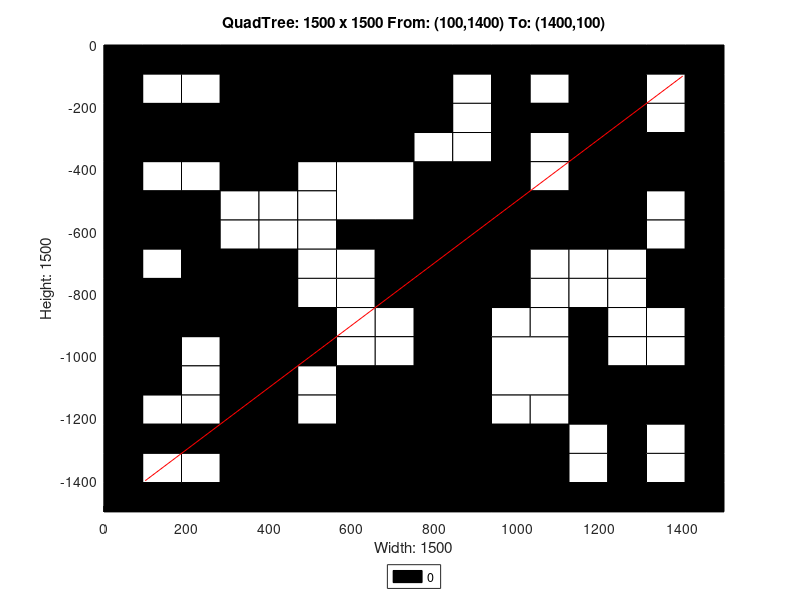

This chart was generated by the following MATLAB code:
axis([0 1500 -1500 0]);
title('QuadTree: 1500 x 1500 From: (100,1400) To: (1400,100)');
xlabel('Width: 1500');
ylabel('Height: 1500');
rectangle('Position',[375 -375 375 375], 'FaceColor',[0 0 0]);
rectangle('Position',[0 -375 187.5 187.5], 'FaceColor',[0 0 0]);
rectangle('Position',[187.5 -375 187.5 187.5], 'FaceColor',[0 0 0]);
rectangle('Position',[562.5 -562.5 187.5 187.5], 'FaceColor',[1 1 1]);
rectangle('Position',[1125 -187.5 187.5 187.5], 'FaceColor',[0 0 0]);
rectangle('Position',[1125 -375 187.5 187.5], 'FaceColor',[0 0 0]);
rectangle('Position',[750 -562.5 187.5 187.5], 'FaceColor',[0 0 0]);
rectangle('Position',[750 -750 187.5 187.5], 'FaceColor',[0 0 0]);
rectangle('Position',[1125 -562.5 187.5 187.5], 'FaceColor',[0 0 0]);
rectangle('Position',[0 -937.5 187.5 187.5], 'FaceColor',[0 0 0]);
rectangle('Position',[187.5 -937.5 187.5 187.5], 'FaceColor',[0 0 0]);
rectangle('Position',[0 -1125 187.5 187.5], 'FaceColor',[0 0 0]);
rectangle('Position',[562.5 -1312.5 187.5 187.5], 'FaceColor',[0 0 0]);
rectangle('Position',[375 -1500 187.5 187.5], 'FaceColor',[0 0 0]);
rectangle('Position',[562.5 -1500 187.5 187.5], 'FaceColor',[0 0 0]);
rectangle('Position',[750 -937.5 187.5 187.5], 'FaceColor',[0 0 0]);
rectangle('Position',[750 -1125 187.5 187.5], 'FaceColor',[0 0 0]);
rectangle('Position',[937.5 -1125 187.5 187.5], 'FaceColor',[1 1 1]);
rectangle('Position',[750 -1312.5 187.5 187.5], 'FaceColor',[0 0 0]);
rectangle('Position',[750 -1500 187.5 187.5], 'FaceColor',[0 0 0]);
rectangle('Position',[937.5 -1500 187.5 187.5], 'FaceColor',[0 0 0]);
rectangle('Position',[0 -93.75 93.75 93.75], 'FaceColor',[0 0 0]);
rectangle('Position',[93.75 -93.75 93.75 93.75], 'FaceColor',[0 0 0]);
rectangle('Position',[0 -187.5 93.75 93.75], 'FaceColor',[0 0 0]);
rectangle('Position',[93.75 -187.5 93.75 93.75], 'FaceColor',[1 1 1]);
rectangle('Position',[187.5 -93.75 93.75 93.75], 'FaceColor',[0 0 0]);
rectangle('Position',[281.25 -93.75 93.75 93.75], 'FaceColor',[0 0 0]);
rectangle('Position',[187.5 -187.5 93.75 93.75], 'FaceColor',[1 1 1]);
rectangle('Position',[281.25 -187.5 93.75 93.75], 'FaceColor',[0 0 0]);
rectangle('Position',[0 -468.75 93.75 93.75], 'FaceColor',[0 0 0]);
rectangle('Position',[93.75 -468.75 93.75 93.75], 'FaceColor',[1 1 1]);
rectangle('Position',[0 -562.5 93.75 93.75], 'FaceColor',[0 0 0]);
rectangle('Position',[93.75 -562.5 93.75 93.75], 'FaceColor',[0 0 0]);
rectangle('Position',[187.5 -468.75 93.75 93.75], 'FaceColor',[1 1 1]);
rectangle('Position',[281.25 -468.75 93.75 93.75], 'FaceColor',[0 0 0]);
rectangle('Position',[187.5 -562.5 93.75 93.75], 'FaceColor',[0 0 0]);
rectangle('Position',[281.25 -562.5 93.75 93.75], 'FaceColor',[1 1 1]);
rectangle('Position',[0 -656.25 93.75 93.75], 'FaceColor',[0 0 0]);
rectangle('Position',[93.75 -656.25 93.75 93.75], 'FaceColor',[0 0 0]);
rectangle('Position',[0 -750 93.75 93.75], 'FaceColor',[0 0 0]);
rectangle('Position',[93.75 -750 93.75 93.75], 'FaceColor',[1 1 1]);
rectangle('Position',[187.5 -656.25 93.75 93.75], 'FaceColor',[0 0 0]);
rectangle('Position',[281.25 -656.25 93.75 93.75], 'FaceColor',[1 1 1]);
rectangle('Position',[187.5 -750 93.75 93.75], 'FaceColor',[0 0 0]);
rectangle('Position',[281.25 -750 93.75 93.75], 'FaceColor',[0 0 0]);
rectangle('Position',[375 -468.75 93.75 93.75], 'FaceColor',[0 0 0]);
rectangle('Position',[468.75 -468.75 93.75 93.75], 'FaceColor',[1 1 1]);
rectangle('Position',[375 -562.5 93.75 93.75], 'FaceColor',[1 1 1]);
rectangle('Position',[468.75 -562.5 93.75 93.75], 'FaceColor',[1 1 1]);
rectangle('Position',[375 -656.25 93.75 93.75], 'FaceColor',[1 1 1]);
rectangle('Position',[468.75 -656.25 93.75 93.75], 'FaceColor',[1 1 1]);
rectangle('Position',[375 -750 93.75 93.75], 'FaceColor',[0 0 0]);
rectangle('Position',[468.75 -750 93.75 93.75], 'FaceColor',[1 1 1]);
rectangle('Position',[562.5 -656.25 93.75 93.75], 'FaceColor',[0 0 0]);
rectangle('Position',[656.25 -656.25 93.75 93.75], 'FaceColor',[0 0 0]);
rectangle('Position',[562.5 -750 93.75 93.75], 'FaceColor',[1 1 1]);
rectangle('Position',[656.25 -750 93.75 93.75], 'FaceColor',[0 0 0]);
rectangle('Position',[750 -93.75 93.75 93.75], 'FaceColor',[0 0 0]);
rectangle('Position',[843.75 -93.75 93.75 93.75], 'FaceColor',[0 0 0]);
rectangle('Position',[750 -187.5 93.75 93.75], 'FaceColor',[0 0 0]);
rectangle('Position',[843.75 -187.5 93.75 93.75], 'FaceColor',[1 1 1]);
rectangle('Position',[937.5 -93.75 93.75 93.75], 'FaceColor',[0 0 0]);
rectangle('Position',[1031.25 -93.75 93.75 93.75], 'FaceColor',[0 0 0]);
rectangle('Position',[937.5 -187.5 93.75 93.75], 'FaceColor',[0 0 0]);
rectangle('Position',[1031.25 -187.5 93.75 93.75], 'FaceColor',[1 1 1]);
rectangle('Position',[750 -281.25 93.75 93.75], 'FaceColor',[0 0 0]);
rectangle('Position',[843.75 -281.25 93.75 93.75], 'FaceColor',[1 1 1]);
rectangle('Position',[750 -375 93.75 93.75], 'FaceColor',[1 1 1]);
rectangle('Position',[843.75 -375 93.75 93.75], 'FaceColor',[1 1 1]);
rectangle('Position',[937.5 -281.25 93.75 93.75], 'FaceColor',[0 0 0]);
rectangle('Position',[1031.25 -281.25 93.75 93.75], 'FaceColor',[0 0 0]);
rectangle('Position',[937.5 -375 93.75 93.75], 'FaceColor',[0 0 0]);
rectangle('Position',[1031.25 -375 93.75 93.75], 'FaceColor',[1 1 1]);
rectangle('Position',[1312.5 -93.75 93.75 93.75], 'FaceColor',[0 0 0]);
rectangle('Position',[1406.25 -93.75 93.75 93.75], 'FaceColor',[0 0 0]);
rectangle('Position',[1312.5 -187.5 93.75 93.75], 'FaceColor',[1 1 1]);
rectangle('Position',[1406.25 -187.5 93.75 93.75], 'FaceColor',[0 0 0]);
rectangle('Position',[1312.5 -281.25 93.75 93.75], 'FaceColor',[1 1 1]);
rectangle('Position',[1406.25 -281.25 93.75 93.75], 'FaceColor',[0 0 0]);
rectangle('Position',[1312.5 -375 93.75 93.75], 'FaceColor',[0 0 0]);
rectangle('Position',[1406.25 -375 93.75 93.75], 'FaceColor',[0 0 0]);
rectangle('Position',[937.5 -468.75 93.75 93.75], 'FaceColor',[0 0 0]);
rectangle('Position',[1031.25 -468.75 93.75 93.75], 'FaceColor',[1 1 1]);
rectangle('Position',[937.5 -562.5 93.75 93.75], 'FaceColor',[0 0 0]);
rectangle('Position',[1031.25 -562.5 93.75 93.75], 'FaceColor',[0 0 0]);
rectangle('Position',[937.5 -656.25 93.75 93.75], 'FaceColor',[0 0 0]);
rectangle('Position',[1031.25 -656.25 93.75 93.75], 'FaceColor',[0 0 0]);
rectangle('Position',[937.5 -750 93.75 93.75], 'FaceColor',[0 0 0]);
rectangle('Position',[1031.25 -750 93.75 93.75], 'FaceColor',[1 1 1]);
rectangle('Position',[1312.5 -468.75 93.75 93.75], 'FaceColor',[0 0 0]);
rectangle('Position',[1406.25 -468.75 93.75 93.75], 'FaceColor',[0 0 0]);
rectangle('Position',[1312.5 -562.5 93.75 93.75], 'FaceColor',[1 1 1]);
rectangle('Position',[1406.25 -562.5 93.75 93.75], 'FaceColor',[0 0 0]);
rectangle('Position',[1125 -656.25 93.75 93.75], 'FaceColor',[0 0 0]);
rectangle('Position',[1218.75 -656.25 93.75 93.75], 'FaceColor',[0 0 0]);
rectangle('Position',[1125 -750 93.75 93.75], 'FaceColor',[1 1 1]);
rectangle('Position',[1218.75 -750 93.75 93.75], 'FaceColor',[1 1 1]);
rectangle('Position',[1312.5 -656.25 93.75 93.75], 'FaceColor',[1 1 1]);
rectangle('Position',[1406.25 -656.25 93.75 93.75], 'FaceColor',[0 0 0]);
rectangle('Position',[1312.5 -750 93.75 93.75], 'FaceColor',[0 0 0]);
rectangle('Position',[1406.25 -750 93.75 93.75], 'FaceColor',[0 0 0]);
rectangle('Position',[187.5 -1031.25 93.75 93.75], 'FaceColor',[1 1 1]);
rectangle('Position',[281.25 -1031.25 93.75 93.75], 'FaceColor',[0 0 0]);
rectangle('Position',[187.5 -1125 93.75 93.75], 'FaceColor',[1 1 1]);
rectangle('Position',[281.25 -1125 93.75 93.75], 'FaceColor',[0 0 0]);
rectangle('Position',[375 -843.75 93.75 93.75], 'FaceColor',[0 0 0]);
rectangle('Position',[468.75 -843.75 93.75 93.75], 'FaceColor',[1 1 1]);
rectangle('Position',[375 -937.5 93.75 93.75], 'FaceColor',[0 0 0]);
rectangle('Position',[468.75 -937.5 93.75 93.75], 'FaceColor',[0 0 0]);
rectangle('Position',[562.5 -843.75 93.75 93.75], 'FaceColor',[1 1 1]);
rectangle('Position',[656.25 -843.75 93.75 93.75], 'FaceColor',[0 0 0]);
rectangle('Position',[562.5 -937.5 93.75 93.75], 'FaceColor',[1 1 1]);
rectangle('Position',[656.25 -937.5 93.75 93.75], 'FaceColor',[1 1 1]);
rectangle('Position',[375 -1031.25 93.75 93.75], 'FaceColor',[0 0 0]);
rectangle('Position',[468.75 -1031.25 93.75 93.75], 'FaceColor',[0 0 0]);
rectangle('Position',[375 -1125 93.75 93.75], 'FaceColor',[0 0 0]);
rectangle('Position',[468.75 -1125 93.75 93.75], 'FaceColor',[1 1 1]);
rectangle('Position',[562.5 -1031.25 93.75 93.75], 'FaceColor',[1 1 1]);
rectangle('Position',[656.25 -1031.25 93.75 93.75], 'FaceColor',[1 1 1]);
rectangle('Position',[562.5 -1125 93.75 93.75], 'FaceColor',[0 0 0]);
rectangle('Position',[656.25 -1125 93.75 93.75], 'FaceColor',[0 0 0]);
rectangle('Position',[0 -1218.75 93.75 93.75], 'FaceColor',[0 0 0]);
rectangle('Position',[93.75 -1218.75 93.75 93.75], 'FaceColor',[1 1 1]);
rectangle('Position',[0 -1312.5 93.75 93.75], 'FaceColor',[0 0 0]);
rectangle('Position',[93.75 -1312.5 93.75 93.75], 'FaceColor',[0 0 0]);
rectangle('Position',[187.5 -1218.75 93.75 93.75], 'FaceColor',[1 1 1]);
rectangle('Position',[281.25 -1218.75 93.75 93.75], 'FaceColor',[0 0 0]);
rectangle('Position',[187.5 -1312.5 93.75 93.75], 'FaceColor',[0 0 0]);
rectangle('Position',[281.25 -1312.5 93.75 93.75], 'FaceColor',[0 0 0]);
rectangle('Position',[0 -1406.25 93.75 93.75], 'FaceColor',[0 0 0]);
rectangle('Position',[93.75 -1406.25 93.75 93.75], 'FaceColor',[1 1 1]);
rectangle('Position',[0 -1500 93.75 93.75], 'FaceColor',[0 0 0]);
rectangle('Position',[93.75 -1500 93.75 93.75], 'FaceColor',[0 0 0]);
rectangle('Position',[187.5 -1406.25 93.75 93.75], 'FaceColor',[1 1 1]);
rectangle('Position',[281.25 -1406.25 93.75 93.75], 'FaceColor',[0 0 0]);
rectangle('Position',[187.5 -1500 93.75 93.75], 'FaceColor',[0 0 0]);
rectangle('Position',[281.25 -1500 93.75 93.75], 'FaceColor',[0 0 0]);
rectangle('Position',[375 -1218.75 93.75 93.75], 'FaceColor',[0 0 0]);
rectangle('Position',[468.75 -1218.75 93.75 93.75], 'FaceColor',[1 1 1]);
rectangle('Position',[375 -1312.5 93.75 93.75], 'FaceColor',[0 0 0]);
rectangle('Position',[468.75 -1312.5 93.75 93.75], 'FaceColor',[0 0 0]);
rectangle('Position',[937.5 -843.75 93.75 93.75], 'FaceColor',[0 0 0]);
rectangle('Position',[1031.25 -843.75 93.75 93.75], 'FaceColor',[1 1 1]);
rectangle('Position',[937.5 -937.5 93.75 93.75], 'FaceColor',[1 1 1]);
rectangle('Position',[1031.25 -937.5 93.75 93.75], 'FaceColor',[1 1 1]);
rectangle('Position',[1125 -843.75 93.75 93.75], 'FaceColor',[1 1 1]);
rectangle('Position',[1218.75 -843.75 93.75 93.75], 'FaceColor',[1 1 1]);
rectangle('Position',[1125 -937.5 93.75 93.75], 'FaceColor',[0 0 0]);
rectangle('Position',[1218.75 -937.5 93.75 93.75], 'FaceColor',[1 1 1]);
rectangle('Position',[1312.5 -843.75 93.75 93.75], 'FaceColor',[0 0 0]);
rectangle('Position',[1406.25 -843.75 93.75 93.75], 'FaceColor',[0 0 0]);
rectangle('Position',[1312.5 -937.5 93.75 93.75], 'FaceColor',[1 1 1]);
rectangle('Position',[1406.25 -937.5 93.75 93.75], 'FaceColor',[0 0 0]);
rectangle('Position',[1125 -1031.25 93.75 93.75], 'FaceColor',[0 0 0]);
rectangle('Position',[1218.75 -1031.25 93.75 93.75], 'FaceColor',[1 1 1]);
rectangle('Position',[1125 -1125 93.75 93.75], 'FaceColor',[0 0 0]);
rectangle('Position',[1218.75 -1125 93.75 93.75], 'FaceColor',[0 0 0]);
rectangle('Position',[1312.5 -1031.25 93.75 93.75], 'FaceColor',[1 1 1]);
rectangle('Position',[1406.25 -1031.25 93.75 93.75], 'FaceColor',[0 0 0]);
rectangle('Position',[1312.5 -1125 93.75 93.75], 'FaceColor',[0 0 0]);
rectangle('Position',[1406.25 -1125 93.75 93.75], 'FaceColor',[0 0 0]);
rectangle('Position',[937.5 -1218.75 93.75 93.75], 'FaceColor',[1 1 1]);
rectangle('Position',[1031.25 -1218.75 93.75 93.75], 'FaceColor',[1 1 1]);
rectangle('Position',[937.5 -1312.5 93.75 93.75], 'FaceColor',[0 0 0]);
rectangle('Position',[1031.25 -1312.5 93.75 93.75], 'FaceColor',[0 0 0]);
rectangle('Position',[1125 -1218.75 93.75 93.75], 'FaceColor',[0 0 0]);
rectangle('Position',[1218.75 -1218.75 93.75 93.75], 'FaceColor',[0 0 0]);
rectangle('Position',[1125 -1312.5 93.75 93.75], 'FaceColor',[1 1 1]);
rectangle('Position',[1218.75 -1312.5 93.75 93.75], 'FaceColor',[0 0 0]);
rectangle('Position',[1312.5 -1218.75 93.75 93.75], 'FaceColor',[0 0 0]);
rectangle('Position',[1406.25 -1218.75 93.75 93.75], 'FaceColor',[0 0 0]);
rectangle('Position',[1312.5 -1312.5 93.75 93.75], 'FaceColor',[1 1 1]);
rectangle('Position',[1406.25 -1312.5 93.75 93.75], 'FaceColor',[0 0 0]);
rectangle('Position',[1125 -1406.25 93.75 93.75], 'FaceColor',[1 1 1]);
rectangle('Position',[1218.75 -1406.25 93.75 93.75], 'FaceColor',[0 0 0]);
rectangle('Position',[1125 -1500 93.75 93.75], 'FaceColor',[0 0 0]);
rectangle('Position',[1218.75 -1500 93.75 93.75], 'FaceColor',[0 0 0]);
rectangle('Position',[1312.5 -1406.25 93.75 93.75], 'FaceColor',[1 1 1]);
rectangle('Position',[1406.25 -1406.25 93.75 93.75], 'FaceColor',[0 0 0]);
rectangle('Position',[1312.5 -1500 93.75 93.75], 'FaceColor',[0 0 0]);
rectangle('Position',[1406.25 -1500 93.75 93.75], 'FaceColor',[0 0 0]);
X=[1400,100];
Y=[-100,-1400];
hold on;
plot(X,Y,'r');
legend('0','Location','southoutside');
